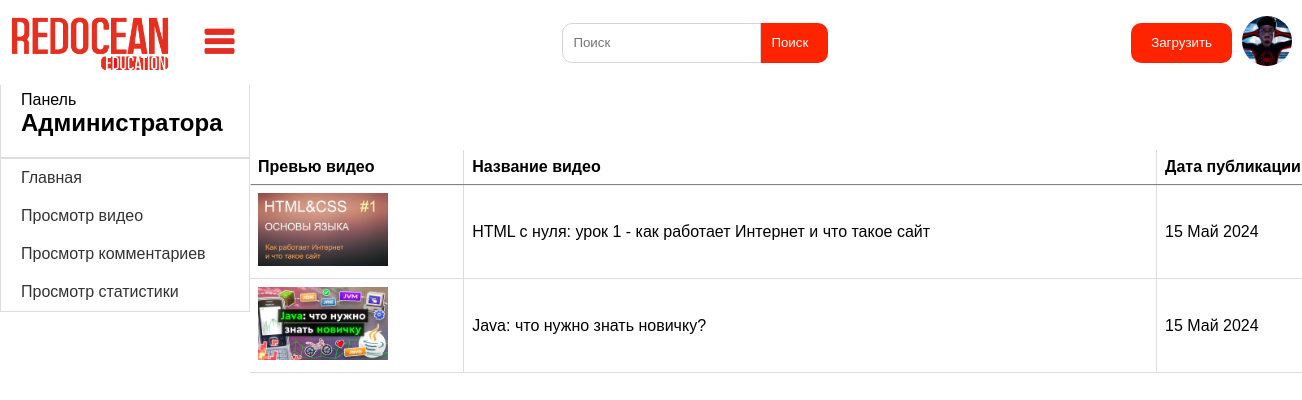
Page /management.php (signed in) on the committed database.
### tables this page shows
CREATE TABLE video (
  idVideo bigint(20) NOT NULL AUTO_INCREMENT,
  nameVideo varchar(150) NOT NULL,
  urlVideo varchar(50) NOT NULL,
  authorsID bigint(20) NOT NULL,
  uploadDate datetime NOT NULL DEFAULT current_timestamp,
  id_themes_video int(11) DEFAULT NULL,
  description text DEFAULT NULL,
  PRIMARY KEY (idVideo)
);

### include/session_user.php (called while the page is built, shortened)
<?php
if (isset($_SESSION['userId'])) {
    $currentUserId = $_SESSION['userId'];
    $queryRole = "SELECT roleUsers FROM users WHERE idUsers = :userId";
    $stmt = $pdo->prepare($queryRole);
    $stmt->bindParam(':userId', $currentUserId, PDO::PARAM_INT);
    $stmt->execute();
    $result = $stmt->fetch(PDO::FETCH_ASSOC);
    $role = $result['roleUsers'];
}

### management.php (the view, shortened to what this page needs)
<?php
$host = 'localhost';
$dbname = 'web-player';
$username = 'root';
$password = '';
try {
    $pdo = new PDO("mysql:host=$host;dbname=$dbname", $username, $password);
    $pdo->setAttribute(PDO::ATTR_ERRMODE, PDO::ERRMODE_EXCEPTION);
} catch (PDOException $e) {
    echo "Ошибка подключения: " . $e->getMessage();
    exit();
}
include("include/session_user.php");
$query = "SELECT * FROM `themes_video`";
switch ($role) {
    case 'Администратор':
        $query = "SELECT v.nameVideo, u.nameUsers AS authorName, v.uploadDate, v.urlVideo FROM `web-player`.video v
        JOIN `web-player`.users u ON v.authorsID = u.idUsers
        JOIN `web-player`.check_video c ON v.idVideo = c.idVideo ORDER BY v.idVideo DESC";
        break;
}
$stmt = $pdo->query($query);
?>
<!DOCTYPE html>
<html lang="ru">
<head>
    <link rel="stylesheet" href="css/header.css">
</head>
<body>
    <?php include("include/header.php"); ?>
    <main>
        <aside class="sidebar" id="menu">
            <div class="sidebar-header">
                <div class="user-info">
                    <p>Панель</p>
                    <h2>
                        <?php
                        switch ($role) {
                            case 'Администратор':
                                echo 'Администратора';
                                break;
                        } ?>
                    </h2>
                </div>
            </div>
            <nav class="sidebar-nav">
                <ul class="nav-list">
                    <li><a href="index">Главная</a></li>
                    <li><a href="management">Просмотр видео</a></li>
                    <li><a href="check_comments">Просмотр комментариев</a></li>
                    <?php
                    switch ($role) {
                        case 'Администратор':
                            echo '<li><a href="stats">Просмотр статистики</a></li>';
                            break;
                    } ?>
                </ul>
            </nav>
        </aside>
        <section class="video-list" id="video-list">
            <table id="table">
                <?php if ($stmt->rowCount() > 0) {
                    echo '
                <thead>
                    <tr>
                        <th>Превью видео</th>
                        <th>Название видео</th>
                        <th>Дата публикации</th>
                    </tr>
                </thead>
                <tbody>';
                    while ($row = $stmt->fetch(PDO::FETCH_ASSOC)) {
                        echo "<tr>
                            <td><a href='provevideo?urlVideo={$row['urlVideo']}'><div class='loader'></div><img src='video/{$row['urlVideo']}.PNG' alt='Превью видео'></a></td>
                            <td><a href='provevideo?urlVideo={$row['urlVideo']}'>{$row['nameVideo']}</a></td>
                            <td class='date-cell'>{$row['uploadDate']}</td>
                        </tr>";
                    }
                } else {
                    echo "<tr>
                    <td>Ни одно видео ещё не загружено</td>
                </tr>";
                } ?>
                </tbody>
            </table>
        </section>
    </main>
</body>
</html>

### css/header.css (style rules this page uses)
body { margin: 0; font-family: Arial, sans-serif; height: 100%; margin-top: 100px; }

### management.php (style rules this page uses)
body, html { height: 70%; margin: 0; font-family: Arial, sans-serif; }
.video-list { width: 86.8%; padding-left: 250px; transition: padding-left 0.4s ease, width 0.4s ease; z-index: 2; overflow: visible; }
.video-list img { width: 130px; aspect-ratio: 16/9; }
.video-list table { right: 0; width: 100%; border-collapse: collapse; transition: transform 0.4s ease; }
thead { position: sticky; top: 80px; background: white; z-index: 2; box-shadow: 0 1px 1px -1px rgba(0, 0, 0, 0.4); }
.video-list th, .video-list td { border: 1px solid #ddd; border-top: 0px; border-left: 0px; padding: 8px; text-align: left; }
.video-list a { text-decoration: none; color: inherit; outline: none; }
main { margin-top: 150px; transition: transform 0.4s ease; }
.sidebar { margin-top: 70px; width: 250px; height: 100%; position: fixed; left: 0; top: 0; background-color: #fff; z-index: 3; transition: transform 0.4s ease; transform: translateX(0%); }
.sidebar-header { border: 1px solid #ddd; padding: 20px; transition: transform 0.5s ease; }
.user-info p, .user-info h2 { margin: 0; }
.sidebar-nav .nav-list { border: 1px solid #ddd; list-style: none; padding: 0; margin: 0; }
.sidebar-nav .nav-list li a { display: block; padding: 10px 20px; text-decoration: none; color: #333; transition: background-color 0.3s; transition: transform 0.5s ease; }

### rows in the picture
video: urlVideo (picture), nameVideo "HTML с нуля: урок 1 - как работает Интернет и что такое сайт"
video: urlVideo (picture), nameVideo "Java: что нужно знать новичку?"
